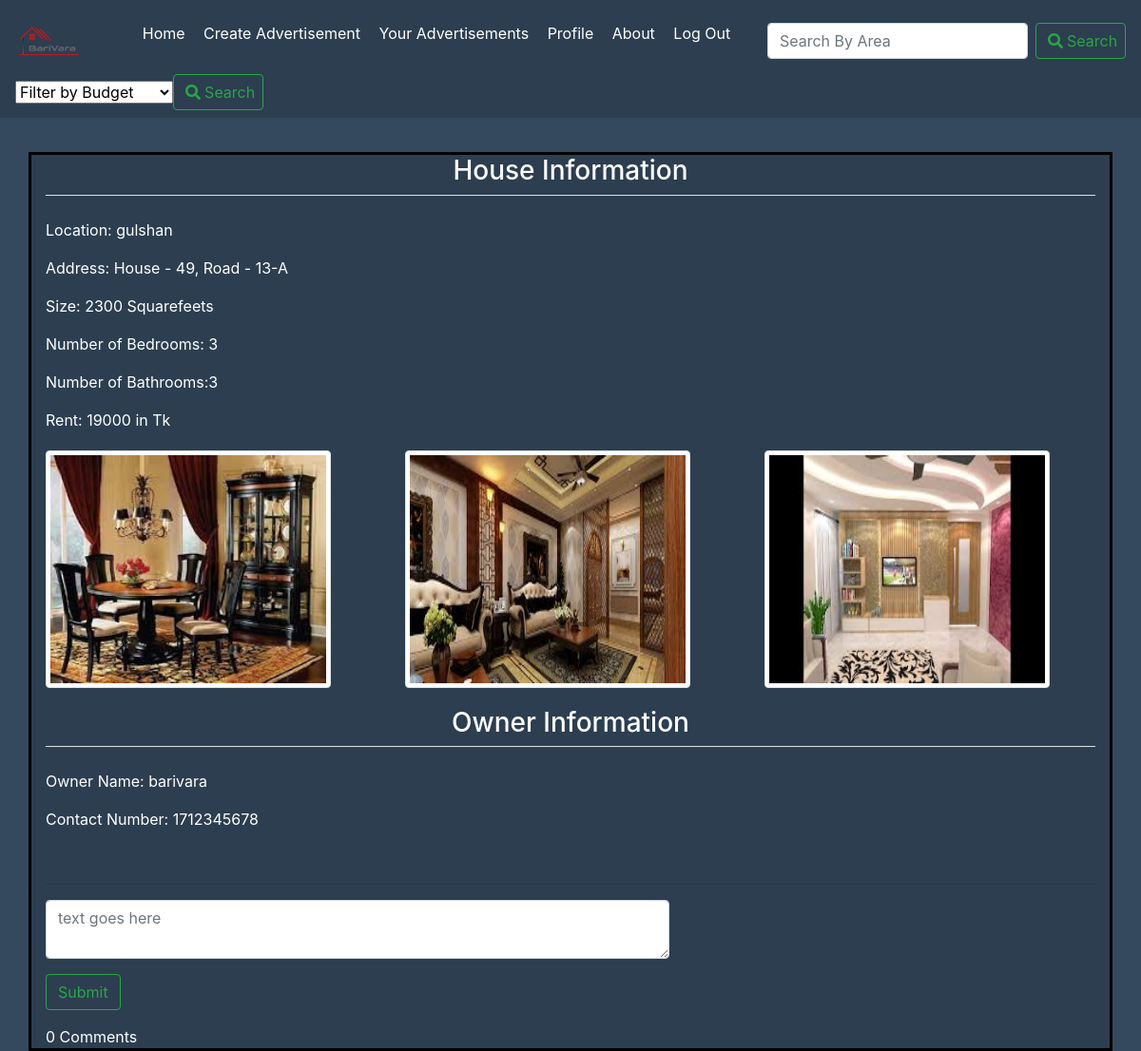
Page /BariVara/advertisement_details/11/ on the earlier database version.
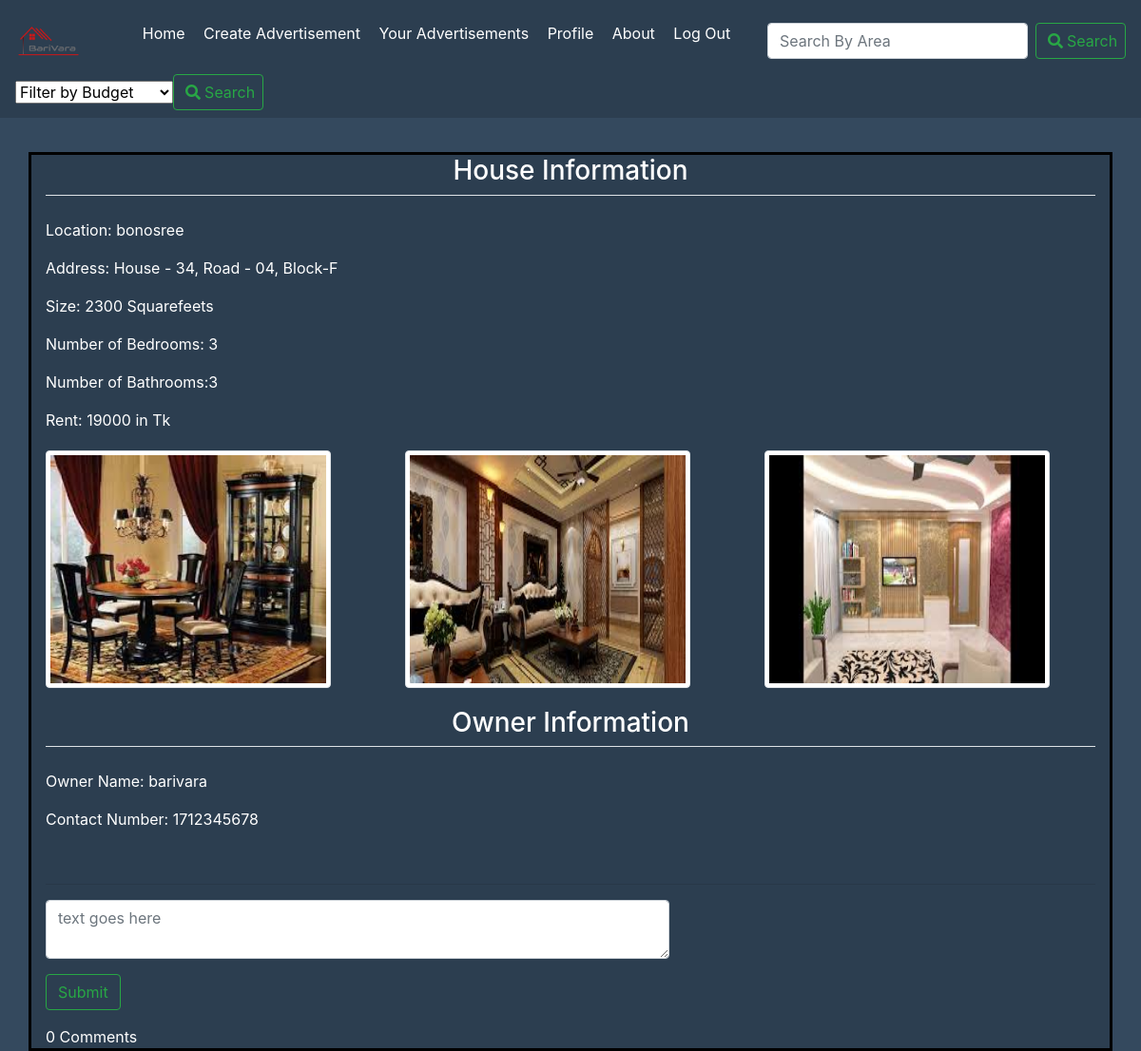
Same page on the later database version.
### BariVara/models.py (models this page shows, shortened)
class advertisements(models.Model):
    PLACE=[
        ('mothijheel', 'Mothijheel'),
        ('bonosree', 'Bonosree'),
        ('mirpur', 'Mirpur'),
        ('khilgao', 'Khilgao'),
        ('gulshan', 'Gulshan'),
        ('badda', 'Badda'),
        ('uttora', 'Uttora'),
        ('banani', 'Banani'),
    ]
    place=models.CharField(max_length=30,choices=PLACE)
    address=models.CharField(max_length=50)
    bedroom=models.PositiveSmallIntegerField()
    bathroom=models.PositiveSmallIntegerField()
    rent=models.PositiveIntegerField()
    size=models.PositiveIntegerField()
    date_posted=models.DateTimeField(default=timezone.now)
    owner= models.ForeignKey(User,on_delete=models.CASCADE)
    number=models.PositiveIntegerField(null=True)

### BariVara/views.py (the view)
# urls.py: path('advertisement_details/<int:id>/', views.advertisement_details, name='advertisement_details'),
def advertisement_details(request,id):
    advertisement = get_object_or_404(advertisements, id=id)
    Comments=Comment.objects.filter(advertisement=advertisements.objects.get(id=id) , reply = None)
    if request.method=='POST':
        form=commentForm(request.POST or None)
        if form.is_valid():
            content=request.POST.get('content')
            print(content)
            reply_id = request.POST.get('comment_id')
            print(reply_id)
            comment_qs = None
            if reply_id:
                comment_qs = Comment.objects.get(id=reply_id)
            comment=Comment.objects.create(advertisement=advertisements.objects.get(id=id),user=request.user,content=content , reply = comment_qs)
            print(content)
            comment.save()
            return HttpResponseRedirect(advertisement.get_absolute_url())
    else:
        form=commentForm()
    context={
        'advertisement':advertisements.objects.get(id=id),
        'comments':Comments,
        'form':form,
        }
    return render(request,'BariVara/advertisement_details.html',context)

### BariVara/forms.py
class commentForm(forms.ModelForm):
	content = forms.CharField(label="" , widget = forms.Textarea(attrs={'class': 'form-control' , 'placeholder': 'text goes here' , 'rows':'2' , 'cols': '60'}))
	class Meta:
		model = Comment
		fields = ('content',)

### BariVara/templates/BariVara/advertisement_details.html (shortened to what this page needs)
<!DOCTYPE html>
<html lang="en">
<head>
    {% load static %}
    <link rel="stylesheet" href="https://maxcdn.bootstrapcdn.com/bootstrap/4.0.0/css/bootstrap.min.css">
    <link rel="stylesheet" href="https://use.fontawesome.com/releases/v5.0.8/css/all.css">
</head>
<body>
    <nav class="navbar navbar-transparent " >
        <img src="{% static 'BariVara/Logo.png' %}">
        <ul>
            <li> <a href='{% url 'HomePage' %}'> Home </a></li>
            <li> <a href='{% url 'create_advertisements' %}'> Create Advertisement </a></li>
            <li> <a href='{% url 'your_advertisements' %}'> Your Advertisements </a></li>
            <li> <a href='{% url 'profile' %}'> Profile </a></li>
            <li> <a href="#"> About</a></li>
            <li> <a href='{% url 'logout' %}'> Log Out </a></li>
        </ul>
        <form method="get" action="/BariVara/search" class="form-inline">
          <input class="form-control mr-sm-2" type="search" placeholder="Search By Area"  aria-label="Search" name="query" id="query">
          <button class="btn btn-outline-success my-2 my-sm-0" type="submit"><i class="fas fa-search"></i><a>Search</a></button>
         </form>
        <form method="get" action="/BariVara/filter" class="form-inline">
          <select id="query" name="query">
            <option value="0">Filter by Budget</option>
            </select>
          <button class="btn btn-outline-success my-2 my-sm-0" type="submit"><i class="fas fa-search"></i><a>Search</a></button>
         </form>
    </nav>
   <div class="container">
         <legend class="border-bottom mb-4 text-center"><h3>House Information</h3></legend>
         <p>Location: {{ advertisement.place}}</p>
         <p>Address: {{ advertisement.address}}</p>
         <p>Size: {{ advertisement.size}} Squarefeets</p>
         <p>Number of Bedrooms: {{ advertisement.bedroom}}</p>
         <p>Number of Bathrooms:{{ advertisement.bathroom}}</p>
         <p>Rent: {{ advertisement.rent}} in Tk</p>
         <div class = "row gallery">
         {% for p in advertisement.images_set.all %}
            <div class="col-md -3">
               <img src="{{ p.image.url }}" width="50%" height="auto" alt="images" class="img-thumbnail">
            </div>
         {% endfor %}
         </div>
         <legend class="border-bottom mb-4 text-center"><h3>Owner Information</h3></legend>
         <p>Owner Name: {{ advertisement.owner}}</p>
         <p>Contact Number: {{ advertisement.number}}</p>
         <br>
         <hr>
         <div class="main-commment-section">
          <div class="container-fluid mt-2">
            <div class="form-group row">
              <form action ="" method="POST">
                {{ form.as_p}}
                <input type="submit" value="Submit" class="btn btn-outline-success">
              </form>
            </div>
           </div>
            {{ comments.count }} Comment{{ comments|pluralize }}
         </div>
   </div>
</body>
</html>

Differences in the rows shown:
changed advertisements "barivara": place "gulshan" → "bonosree"; address "House - 49, Road - 13-A" → "House - 34, Road - 04, Block-F"
